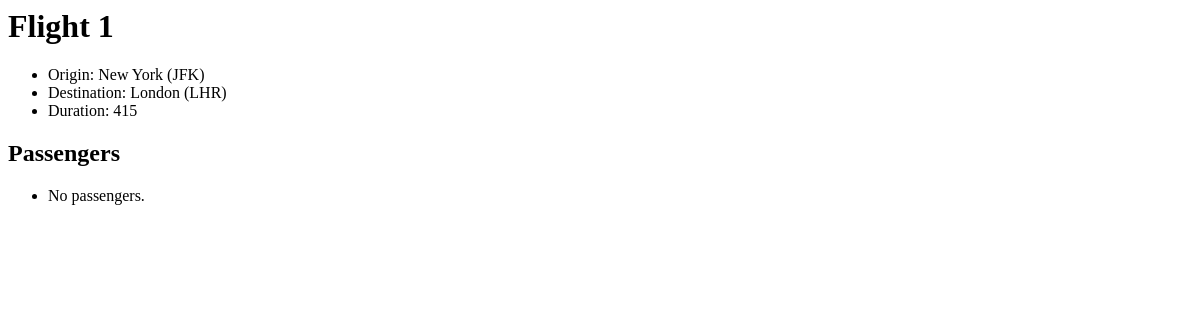
Page /flights/1 on the earlier database version.
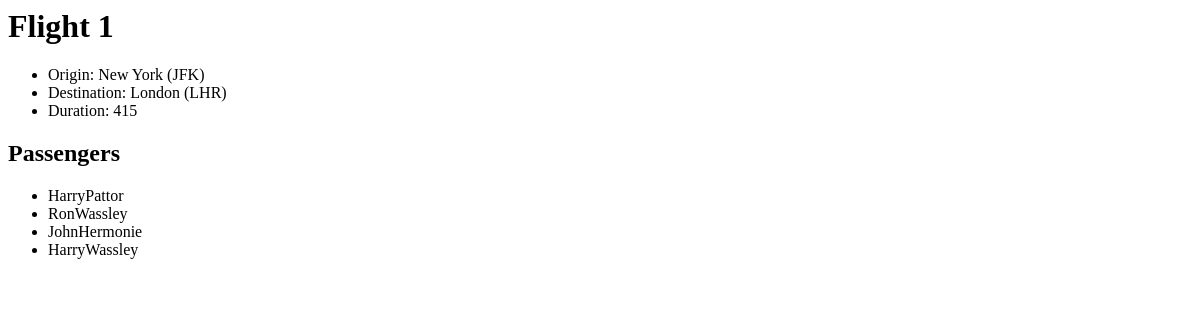
Same page on the later database version.
### flights/models.py (models this page shows)
class Passenger(models.Model):
    first = models.CharField(max_length=64)
    last = models.CharField(max_length=64)
    flights = models.ManyToManyField(Flight,blank=True, related_name="passengers")
    def __str__(self):
        return f"{self.first}{self.last}"

### flights/views.py (the view)
# urls.py: path('<int:flight_id>', views.flight, name="flight")
def flight(request, flight_id):
    flight = Flight.objects.get(pk = flight_id)
    return render(request, "flights/flight.html",{
        "flight":flight,
        "passengers": flight.passengers.all()
    })

### flights/models.py (called while the page is built)
    def __str__(self):
        return f"{self.city} ({self.code})"

### flights/templates/flights/flight.html
{% extends "flights/layout.html" %}
{% block body %}
    <h1>Flight {{ flight.id}} </h1>
    <ul>
        <li>Origin: {{ flight.origin }}</li>
        <li>Destination: {{ flight.destination }}</li>
        <li>Duration: {{ flight.duration }}</li>
    </ul>
    <h2>
        Passengers</h2>
    <ul>
        {% for passenger in passengers %}
            <li>{{passenger}}</li>
        {% empty %}
            <li>No passengers.</li>
        {% endfor %}
    </ul>
{% endblock %}

Differences in the rows shown:
added Passenger: first+last "HarryPattor"
added Passenger: first+last "RonWassley"
added Passenger: first+last "JohnHermonie"
added Passenger: first+last "HarryWassley"
Other differences:
text no longer shown: "No passengers."
